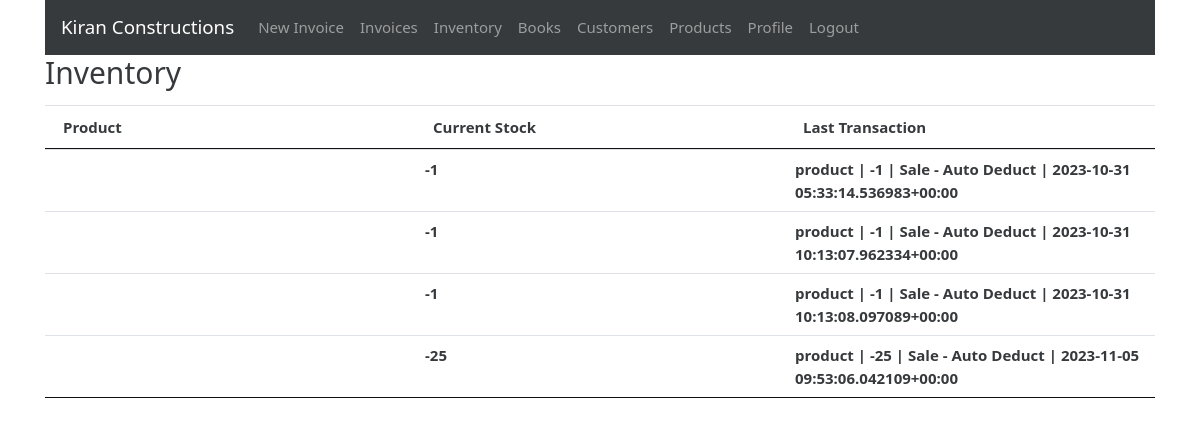
Page /inventory (signed in) on the earlier database version.
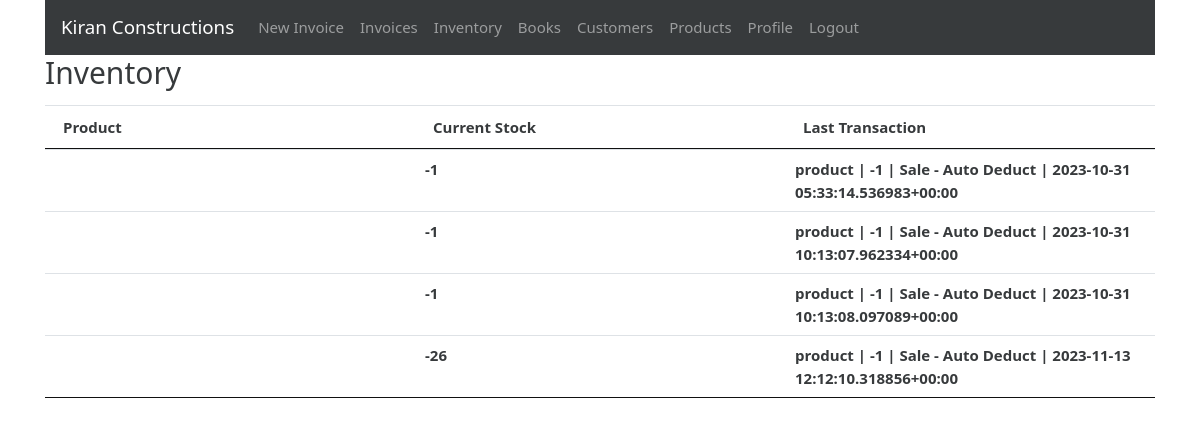
Same page on the later database version.
### gstbillingapp/models.py (models this page shows, shortened)
class Inventory(models.Model):
    user = models.ForeignKey(User, null=True, blank=True, on_delete=models.SET_NULL)
    product = models.ForeignKey(Product, null=True, blank=True, on_delete=models.SET_NULL)
    current_stock = models.IntegerField(default=0)
    alert_level = models.IntegerField(default=0)
    last_log = models.ForeignKey(InventoryLog, null=True, blank=True, default=None, on_delete=models.SET_NULL)

class InventoryLog(models.Model):
    user = models.ForeignKey(User, null=True, blank=True, on_delete=models.SET_NULL)
    product = models.ForeignKey(Product, null=True, blank=True, on_delete=models.SET_NULL)
    date = models.DateTimeField(default=datetime.now, blank=True, null=True)
    last_modified = models.DateTimeField(auto_now=True)
    change = models.IntegerField(default=0)
    CHANGE_TYPES = [
        (0, 'Other'),
        (1, 'Purchase'),
        (2, 'Production'),
        (4, 'Sales'),
    ]
    change_type = models.IntegerField(choices=CHANGE_TYPES, default=0)
    associated_invoice = models.ForeignKey(Invoice, blank=True, null=True, default=None, on_delete=models.SET_NULL)
    description = models.TextField(max_length=600, blank=True, null=True)
    def __str__(self):
        return "product"+ " | " + str(self.change) + " | " + self.description + " | " + str(self.date)

### gstbillingapp/views.py (the view)
# urls.py: path('inventory', views.inventory, name='inventory'),
@login_required
def inventory(request):
    context = {}
    context['inventory_list'] = Inventory.objects.filter(user=request.user)
    context['untracked_products'] = Product.objects.filter(user=request.user, inventory=None)
    return render(request, 'gstbillingapp/inventory.html', context)

### Gst-Billing-Python-Django/gstbillingapp/templates/gstbillingapp/inventory.html (shortened to what this page needs)
{% extends "gstbillingapp/base.html" %}
{% load static %}
{% block content %}
<div class="row">
	<div class="col">
		<h2>Inventory</h2>
	</div>
</div>
<table class="table table-hover font-weight-bold" id="inventory-table">
	<thead>
		<tr>
			<th>Product</th>
			<th>Current Stock</th>
			<th>Last Transaction</th>
		</tr>
	</thead>
	<tbody class="two-col-form">
		{% for inventory in inventory_list %}
		<tr onclick="window.location='{% url 'inventory_logs' inventory.id %}';">
			<td><a href="{% url 'inventory_logs' inventory.id %}">{{inventory.product.product_name}}</a></td>
			<td>{{inventory.current_stock}}</td>
			<td>{{inventory.last_log}}</td>
		</tr>
		{% endfor %}
	</tbody>
</table>
{% endblock %}

Differences in the rows shown:
changed Inventory: current_stock "-25" → "-26"; last_log "product | -25 | Sale - Auto Deduct | 2023-11-05 09:53:06.042109+00:00" → "product | -1 | Sale - Auto Deduct | 2023-11-13 12:12:10.318856+00:00"
